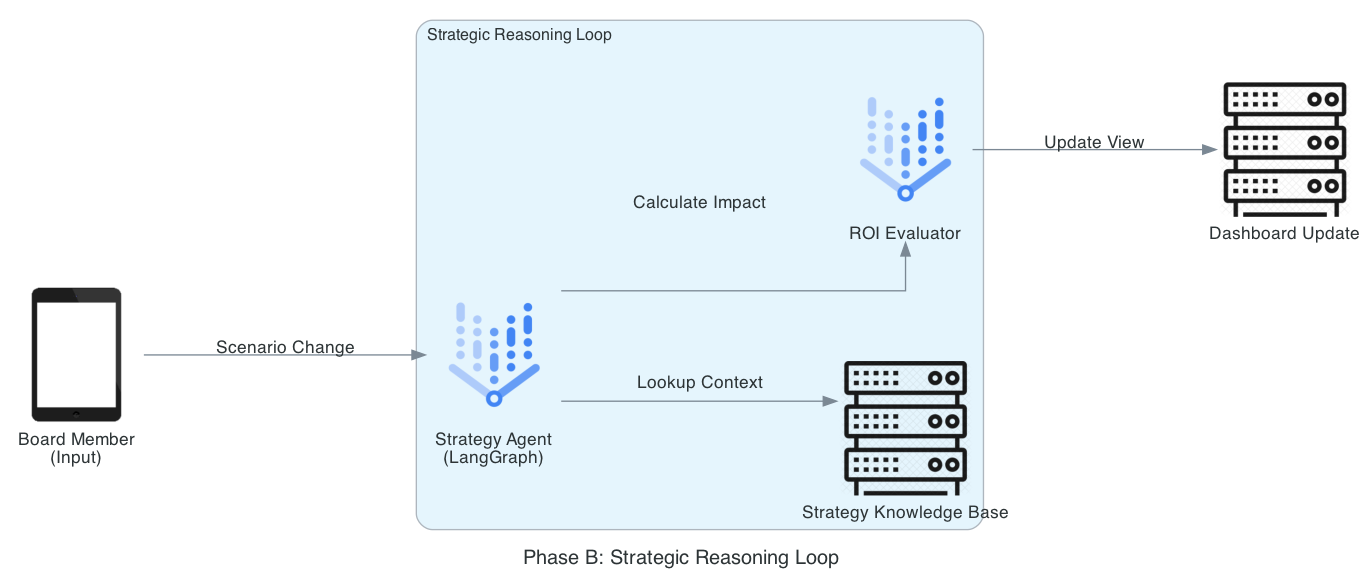

Source code (Python):
from diagrams import Diagram, Cluster, Edge
from diagrams.gcp.ml import VertexAI
from diagrams.generic.device import Tablet
from diagrams.generic.compute import Rack

graph_attr = {
    "pad": "0.1",
    "nodesep": "1.0",
    "ranksep": "1.5",
    "bgcolor": "transparent"
}

with Diagram(
    "Phase B: Strategic Reasoning Loop", 
    show=False, 
    filename="strat_reasoning_loop", 
    direction="LR", 
    graph_attr=graph_attr
):
    exec_user = Tablet("Board Member\n(Input)")
    
    with Cluster("Strategic Reasoning Loop"):
        agent = VertexAI("Strategy Agent\n(LangGraph)")
        kb = Rack("Strategy Knowledge Base")
        evaluator = VertexAI("ROI Evaluator")

    viz = Rack("Dashboard Update")

    exec_user >> Edge(label="Scenario Change") >> agent
    agent >> Edge(label="Lookup Context") >> kb
    agent >> Edge(label="Calculate Impact") >> evaluator
    evaluator >> Edge(label="Update View") >> viz
